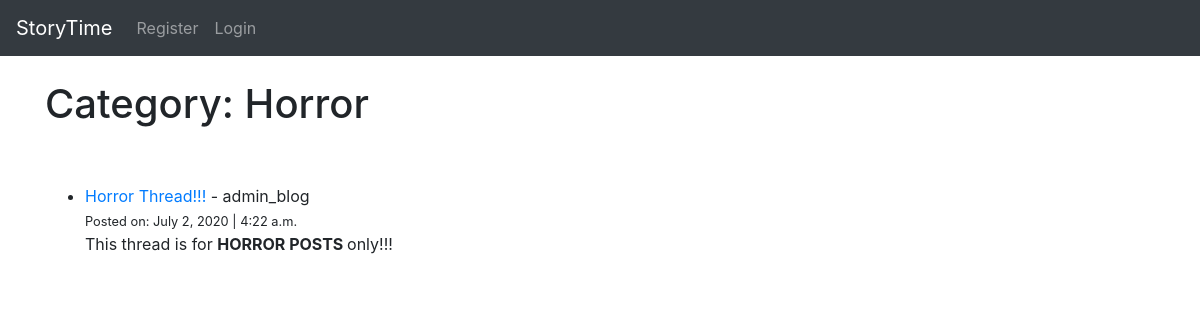
The page /category/horror/ on the database its author committed.
### myblog/models.py (models this page shows, shortened)
class Post(models.Model):
    title = models.CharField(max_length=255)
    title_tag = models.CharField(max_length=255, default="Story Time!")
    author = models.ForeignKey(User, on_delete=models.CASCADE)
    category = models.CharField(max_length=255, default='random')
    body = RichTextField(blank=True, null=True)
    post_date = models.DateField(auto_now_add=True)
    post_time = models.TimeField(auto_now_add=True)
    likes = models.ManyToManyField(User, related_name='blog_posts')
    summary = models.CharField(max_length=255, default='Click the link to read the content!')
    image = models.ImageField(null=True, blank=True, upload_to="images/")
    add_file = models.FileField(null=True, blank=True, upload_to="")

### myblog/views.py (the view)
# urls.py: path('category/<str:dogs>/', CategoryView, name='category'),
def CategoryView(request, dogs):
    category_posts = Post.objects.filter(category=dogs.replace('-', ' '))
    return render(request, 'categories.html', {'dogs': dogs.title().replace('-', ' '), 'category_posts':category_posts})

### myblog/templates/categories.html (shortened to what this page needs)
{% extends 'base.html' %}
{% block content %}
{% if category_posts %}
    <h1>Category: {{ dogs }}</h1>
    <ul>
        <br/><br/>
        {% for post in category_posts %}
            <li>
                <a href="{% url 'article-detail' post.pk %}">{{ post.title }}</a> - {{ post.author }}<br/>
                <small>Posted on: {{ post.post_date }}  |  {{ post.post_time }}</small><br/>
                {{ post.body | slice:":100" | safe}}...
        {% endfor %}
{% else %}
<h1>Sorry The Page Doesn't Exist!</h1>
{% endif %}
{% endblock %}

### rows shown on the page
Post: category "Horror", title "Horror Thread!!!", author "admin_blog", post_date "July 2, 2020", post_time "4:22 a.m.", body "This thread is for HORROR POSTS only!!!"
